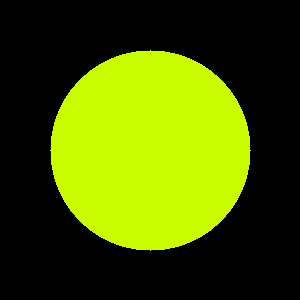
#> input picture frame 10 of data/time_lapse_video/synthetic_video_no_noise_no_bars.mp4, 300 x 300 px, given in place of 5094592-sd_226_426_25fps.mp4, which was not available
$ jupyter execute main_image_analysis.ipynb
#> lines starting #> are read from the running program, lines starting #| are printed output that depends on the picture; pictures that were not available may be replaced by others from this repository, and a replacement may not be noted
[cell 1]
import cv2
import numpy as np
from scipy.optimize import linear_sum_assignment
import matplotlib.pyplot as plt

[cell 2]
# [46 lines left out: functions histogram_intersection, chi_square_distance, kl_divergence, not called in this run]


def earth_movers_distance(p, q):
    # Calculate Earth Mover's Distance
    # q is the reference distribution
    # p is the query distribution

    p = np.array(p, dtype=float)
    q = np.array(q, dtype=float)

    # Normalize the distributions to ensure they sum to 1
    p /= p.sum()
    q /= q.sum()

    # Calculate cumulative distributions
    P = np.cumsum(p)
    Q = np.cumsum(q)

    # Calculate the cost matrix
    C = np.abs(np.subtract.outer(P, Q))

    # Solve linear sum assignment problem
    row_ind, col_ind = linear_sum_assignment(C)
    emd = C[row_ind, col_ind].sum()

    return emd


# [67 lines left out: functions kolmogorov_smirnov_distance, rank_probability_score, RDS, not called in this run]

[cell 3]
def flatten_histogram(image, num_bins, htype='color'):

    if htype == 'color':
        """
        Construct a flattened 1D histogram for a color image by concatenating the histograms
        of each color channel.
        """
        if len(image.shape) == 3:  # Check if the image is indeed in color (RGB)
            channels = cv2.split(image)
            histograms = []
            for chan in channels:
                hist, _ = np.histogram(chan, bins=num_bins, range=(0, num_bins))
                histograms.append(hist)
            histogram = np.concatenate(histograms) / np.sum(histograms)
        else:  # For grayscale images, compute histogram directly
            histogram, _ = np.histogram(image, bins=num_bins, range=(0, num_bins))
            histogram = histogram / np.sum(histogram)
        return histogram

    elif htype == 'hue':
        """
        Construct a 1D hue histogram for a color image by converting it to the HSV color space
        and calculating the histogram of the hue component.
        """
        # Convert the RGB image to HSV color space
        hsv_image = cv2.cvtColor(image, cv2.COLOR_RGB2HSV)

        # Extract the Hue component
        hue_channel = hsv_image[:, :, 0]

        # Calculate the histogram of the Hue component
        histogram, _ = np.histogram(hue_channel, bins=num_bins, range=(0, 180))  # Hue values range from 0 to 180 in OpenCV

        # Normalize the histogram
        histogram = histogram / np.sum(histogram)

        return histogram


    elif htype == 'intensity':
        """
        Construct a 1D intensity histogram for an image by converting it to grayscale
        and calculating the histogram based on the intensity values.
        """
        # Check if the image is already in grayscale
        if len(image.shape) == 3:  # If not, convert the image to grayscale
            grayscale_image = cv2.cvtColor(image, cv2.COLOR_RGB2GRAY)
        else:
            grayscale_image = image  # The image is already in grayscale

        # Calculate the histogram of the intensity values
        histogram, _ = np.histogram(grayscale_image, bins=num_bins, range=(0, 256))

        # Normalize the histogram
        histogram = histogram / np.sum(histogram)
        return histogram


def process_video_with_metric(video_path, metric_name, num_bins, return_frames):
#> called with metric_name = 'EMD', num_bins = 256, return_frames = 0
    video = cv2.VideoCapture(video_path)
    total_frames = int(video.get(cv2.CAP_PROP_FRAME_COUNT))
    metric_values = []
    frame_indices = []
    first_frame = None
    max_rds_value = None
    max_rds_frame = None

    # Define videos that need trimming
    videos_to_trim = ['data/time_lapse_video/855852-sd_640_360_30fps.mp4',
                      'data/time_lapse_video/856030-sd_640_360_25fps.mp4',
                      'data/time_lapse_video/856006-sd_640_360_25fps.mp4',
                      'data/time_lapse_video/856990-sd_640_360_30fps.mp4',
                      'data/time_lapse_video/2038351-sd_640_360_30fps.mp4',
                      'data/time_lapse_video/855215-sd_640_360_24fps.mp4',
                      'data/time_lapse_video/3541930-sd_426_240_24fps.mp4',
                      'data/time_lapse_video/9255202-sd_426_240_25fps.mp4',
                      'data/time_lapse_video/9255065-sd_426_240_25fps.mp4',
                      'data/time_lapse_video/10881636-sd_640_360_25fps.mp4',
                      'data/time_lapse_video/10881635-sd_640_360_25fps.mp4',
                      'data/time_lapse_video/10881640-sd_640_360_25fps.mp4',
                      'data/time_lapse_video/14668-258508783_tiny.mp4',
                      'data/time_lapse_video/11440-230272102_tiny.mp4',
                      'data/time_lapse_video/9289-218679635_tiny.mp4',
                      'data/time_lapse_video/16986-277920487_tiny.mp4',
                      'data/time_lapse_video/8560-211218186_tiny.mp4',
                      'data/time_lapse_video/18020-287831424_tiny.mp4',
                      'data/time_lapse_video/81089-574743647_medium.mp4',
                 ]

    # Determine if the current video needs trimming
    trim = video_path in videos_to_trim

    # Adjust start and end indices if trimming is needed
    start_index = 10 if trim else 0
    end_index = total_frames - 10 if trim else total_frames

    for frame_count in range(total_frames):
        success, frame = video.read()
        if not success:
            break

        # Skip processing for trimmed frames
        if frame_count < start_index or frame_count >= end_index:
            continue

        if metric_name == 'RDS' and frame_count == start_index:
            first_frame = frame  # Adjusted to capture the first untrimmed frame

        if frame_count == start_index:  # Adjusted to use the first untrimmed frame as reference
            reference_hist = flatten_histogram(frame, num_bins, 'color')

        frame_hist = flatten_histogram(frame, num_bins, 'color')

        if metric_name == '1 - HI':
            metric_value = 1 - histogram_intersection(frame_hist, reference_hist)
        elif metric_name == 'Chi-Square':
            metric_value = chi_square_distance(frame_hist, reference_hist)
        elif metric_name == 'KL':
            metric_value = kl_divergence(frame_hist, reference_hist)
        elif metric_name == 'EMD':
            metric_value = earth_movers_distance(frame_hist, reference_hist)
        elif metric_name == 'KS':
            metric_value = kolmogorov_smirnov_distance(frame_hist, reference_hist)
        elif metric_name == 'RPS':
            metric_value = rank_probability_score(frame_hist, reference_hist)
        elif metric_name == 'RDS':
            metric_value = RDS(frame_hist, reference_hist)

        metric_values.append(metric_value)

        # Update max RDS frame and value if this is the RDS metric
        if metric_name == 'RDS' and (max_rds_value is None or abs(metric_value) > abs(max_rds_value)):
            max_rds_value = metric_value
            max_rds_frame = frame

        frame_indices.append(frame_count)
#> this loop made 31 passes
#> (emd in earth_movers_distance, metric_value) on passes 1 to 12: (0, 0), (2.89, 2.89), (6.89, 6.89), (9.85, 9.85), (13.72, 13.72), (17.68, 17.68), (20.8, 20.8), (24, 24), (26.84, 26.84), (53.12, 53.12), (34.86, 34.86), (37.93, 37.93)
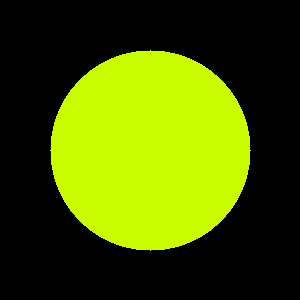
#> input picture frame 10 of data/time_lapse_video/synthetic_video_no_noise_no_bars.mp4, 300 x 300 px, given in place of 5094592-sd_226_426_25fps.mp4, which was not available
#> pass 1, in earth_movers_distance, `C = np.abs(np.subtract.outer(P, Q))`:
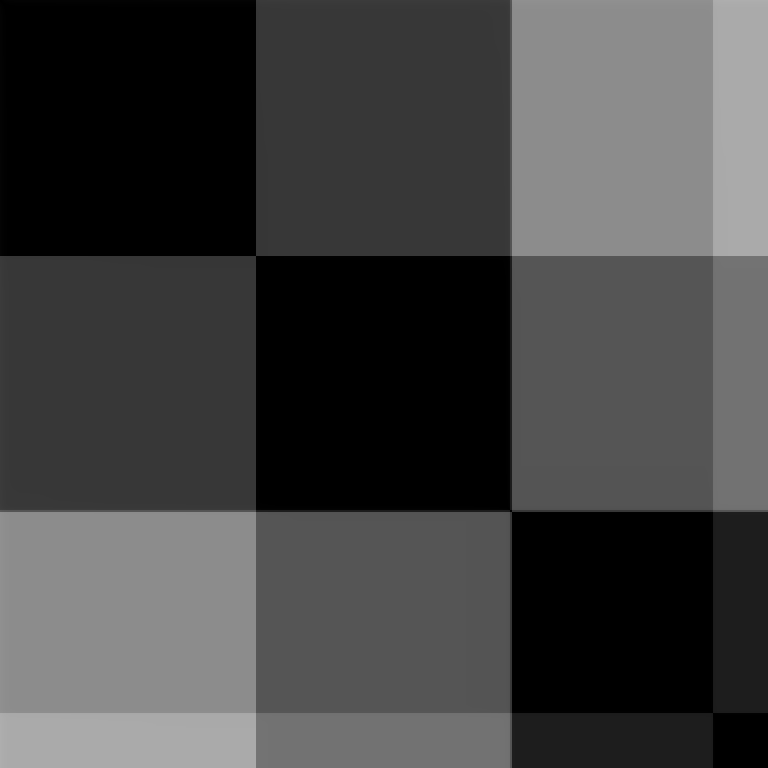
#> C: shape (768, 768) float64; min 0, max 0.682, mean 0.261
#> pass 2, in earth_movers_distance (call 2), `C = np.abs(np.subtract.outer(P, Q))`:
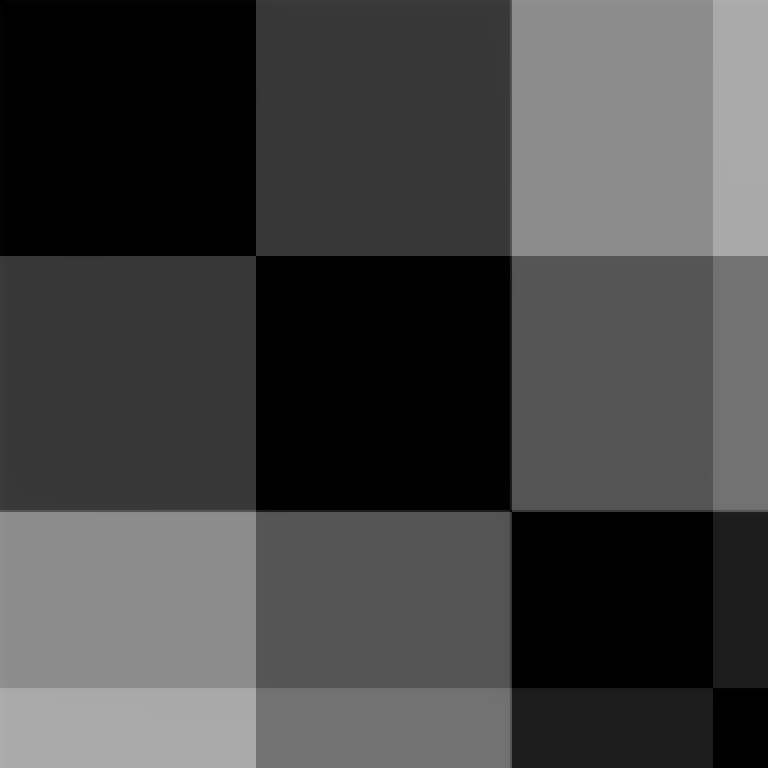
#> C: shape (768, 768) float64; min 5.55e-17, max 0.682, mean 0.264
#> pass 3, in process_video_with_metric, `success, frame = video.read()`:
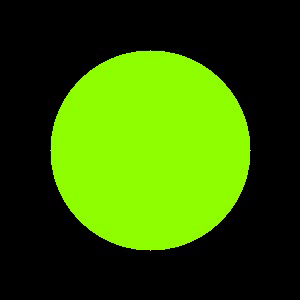
#> frame: shape (300, 300, 3); mean B, G, R 0.6, 88.6, 49.7
#> pass 3, in earth_movers_distance (call 3), `C = np.abs(np.subtract.outer(P, Q))`:
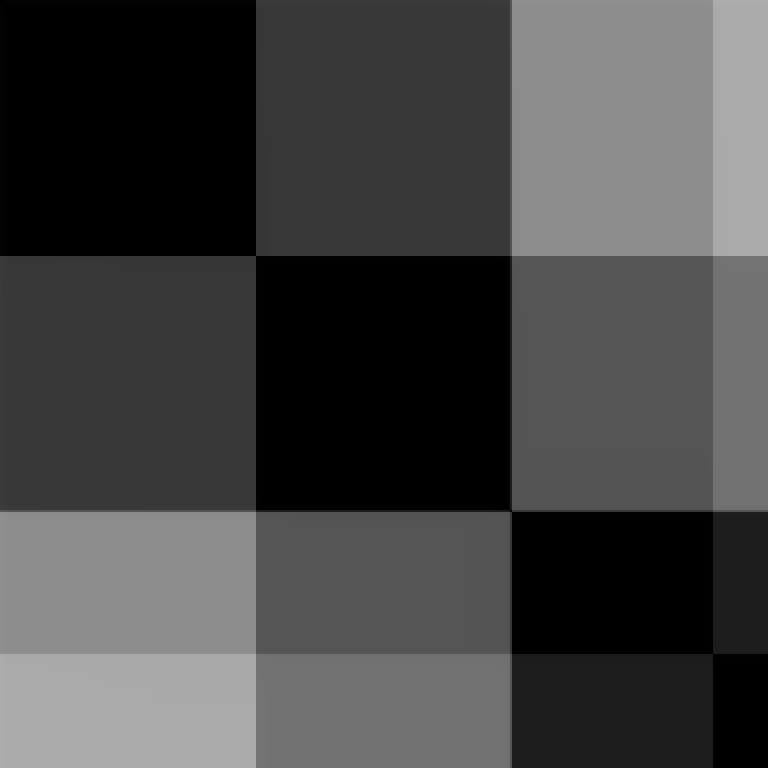
#> C: shape (768, 768) float64; min 0, max 0.683, mean 0.268
#> after the loop, frame_indices = 30 values from 0 to 29; metric_values = 30 values, max 80.28 at index 24, min 0 at index 0, mean 46.26

    video.release()
    if return_frames == 1:
        return metric_values, frame_indices, first_frame, max_rds_frame, max_rds_value
    else:
        return metric_values, frame_indices

video_path = 'data/time_lapse_video/5094592-sd_226_426_25fps.mp4' # main

num_bins = 256
EMD1, EMD1_frames = process_video_with_metric(video_path, 'EMD', num_bins, 0)
RDS1, RDS1_frames, RDS1_first_frame, RDS1_max_rds_frame, RDS1_max_rds_value = process_video_with_metric(video_path, 'RDS', num_bins, 1)
HI1, HI1_frames = process_video_with_metric(video_path, '1 - HI', num_bins, 0)
CS1, CS1_frames = process_video_with_metric(video_path, 'Chi-Square', num_bins, 0)
KL1, KL1_frames = process_video_with_metric(video_path, 'KL', num_bins, 0)
KS1, KS1_frames = process_video_with_metric(video_path, 'KS', num_bins, 0)
RPS1, RPS1_frames = process_video_with_metric(video_path, 'RPS', num_bins, 0)


video_path = 'data/time_lapse_video/5388577-sd_240_426_25fps.mp4' # main

num_bins = 256
EMD2, EMD2_frames = process_video_with_metric(video_path, 'EMD', num_bins, 0)
RDS2, RDS2_frames, RDS2_first_frame, RDS2_max_rds_frame, RDS2_max_rds_value = process_video_with_metric(video_path, 'RDS', num_bins, 1)
HI2, HI2_frames = process_video_with_metric(video_path, '1 - HI', num_bins, 0)
CS2, CS2_frames = process_video_with_metric(video_path, 'Chi-Square', num_bins, 0)
KL2, KL2_frames = process_video_with_metric(video_path, 'KL', num_bins, 0)
KS2, KS2_frames = process_video_with_metric(video_path, 'KS', num_bins, 0)
RPS2, RPS2_frames = process_video_with_metric(video_path, 'RPS', num_bins, 0)


video_path = 'data/time_lapse_video/7101966-hd_1080_1644_25fps.mp4' # main

num_bins = 256
EMD3, EMD3_frames = process_video_with_metric(video_path, 'EMD', num_bins, 0)
RDS3, RDS3_frames, RDS3_first_frame, RDS3_max_rds_frame, RDS3_max_rds_value = process_video_with_metric(video_path, 'RDS', num_bins, 1)
HI3, HI3_frames = process_video_with_metric(video_path, '1 - HI', num_bins, 0)
CS3, CS3_frames = process_video_with_metric(video_path, 'Chi-Square', num_bins, 0)
KL3, KL3_frames = process_video_with_metric(video_path, 'KL', num_bins, 0)
KS3, KS3_frames = process_video_with_metric(video_path, 'KS', num_bins, 0)
RPS3, RPS3_frames = process_video_with_metric(video_path, 'RPS', num_bins, 0)


video_path = 'data/time_lapse_video/14219843-sd_426_240_24fps.mp4'

num_bins = 256
EMD4, EMD4_frames = process_video_with_metric(video_path, 'EMD', num_bins, 0)
RDS4, RDS4_frames, RDS4_first_frame, RDS4_max_rds_frame, RDS4_max_rds_value = process_video_with_metric(video_path, 'RDS', num_bins, 1)
HI4, HI4_frames = process_video_with_metric(video_path, '1 - HI', num_bins, 0)
CS4, CS4_frames = process_video_with_metric(video_path, 'Chi-Square', num_bins, 0)
KL4, KL4_frames = process_video_with_metric(video_path, 'KL', num_bins, 0)
KS4, KS4_frames = process_video_with_metric(video_path, 'KS', num_bins, 0)
RPS4, RPS4_frames = process_video_with_metric(video_path, 'RPS', num_bins, 0)


video_path = 'data/time_lapse_video/7235032-sd_240_426_30fps.mp4'

num_bins = 256
EMD5, EMD5_frames = process_video_with_metric(video_path, 'EMD', num_bins, 0)
RDS5, RDS5_frames, RDS5_first_frame, RDS5_max_rds_frame, RDS5_max_rds_value = process_video_with_metric(video_path, 'RDS', num_bins, 1)
HI5, HI5_frames = process_video_with_metric(video_path, '1 - HI', num_bins, 0)
CS5, CS5_frames = process_video_with_metric(video_path, 'Chi-Square', num_bins, 0)
KL5, KL5_frames = process_video_with_metric(video_path, 'KL', num_bins, 0)
KS5, KS5_frames = process_video_with_metric(video_path, 'KS', num_bins, 0)
RPS5, RPS5_frames = process_video_with_metric(video_path, 'RPS', num_bins, 0)

$ run again, starting later in the video
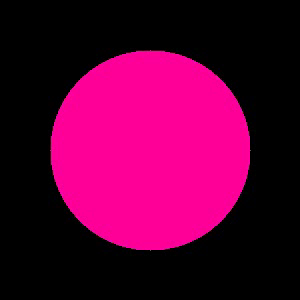
#> input picture frame 45 of data/time_lapse_video/synthetic_video_no_noise_no_bars.mp4, 300 x 300 px, given in place of 5094592-sd_226_426_25fps.mp4, which was not available
#> the loop in process_video_with_metric, `for frame_count in range(total_frames):` made 31 passes
#> (emd in earth_movers_distance, metric_value) on passes 1 to 8: (0, 0), (3.58, 3.58), (7.23, 7.23), (10.07, 10.07), (14.07, 14.07), (17.77, 17.77), (20.58, 20.58), (24.44, 24.44)
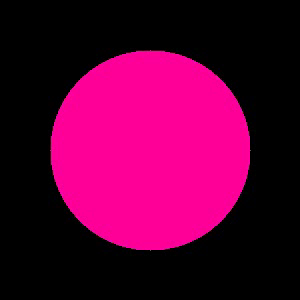
#> input picture frame 45 of data/time_lapse_video/synthetic_video_no_noise_no_bars.mp4, 300 x 300 px, given in place of 5094592-sd_226_426_25fps.mp4, which was not available
#> pass 1, in earth_movers_distance, `C = np.abs(np.subtract.outer(P, Q))`:
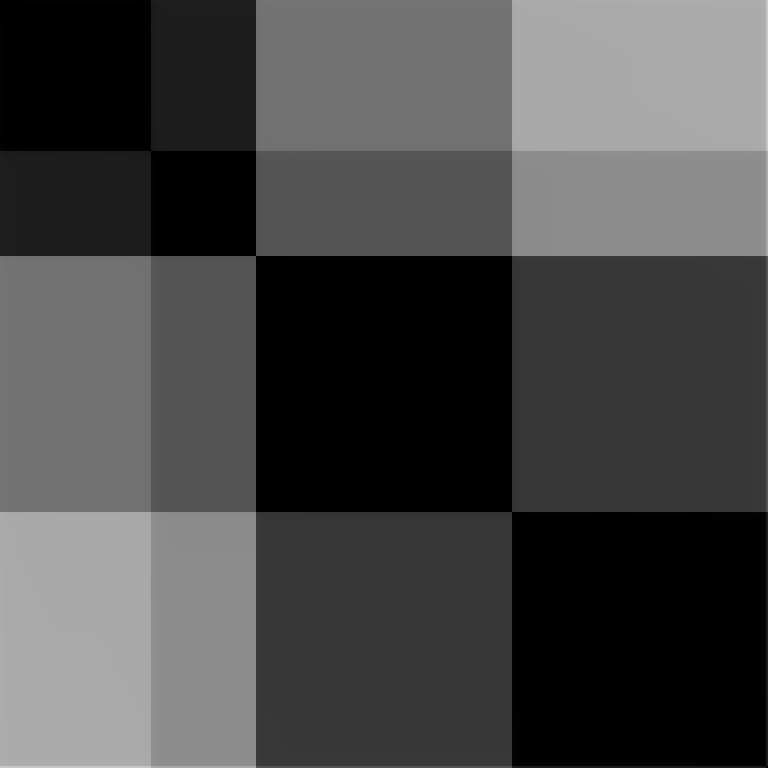
#> C: shape (768, 768) float64; min 0, max 0.792, mean 0.282
#> after the loop in process_video_with_metric, `for frame_count in range(total_frames):`:
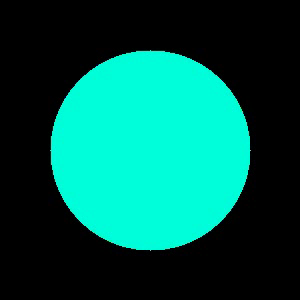
#> frame: shape (300, 300, 3); mean B, G, R 76.1, 88.6, 0.5
#> after the loop in process_video_with_metric, `for frame_count in range(total_frames):`: frame_indices = 30 values from 0 to 29; metric_values = 30 values, max 75.65 at index 22, min 0 at index 0, mean 44.75
